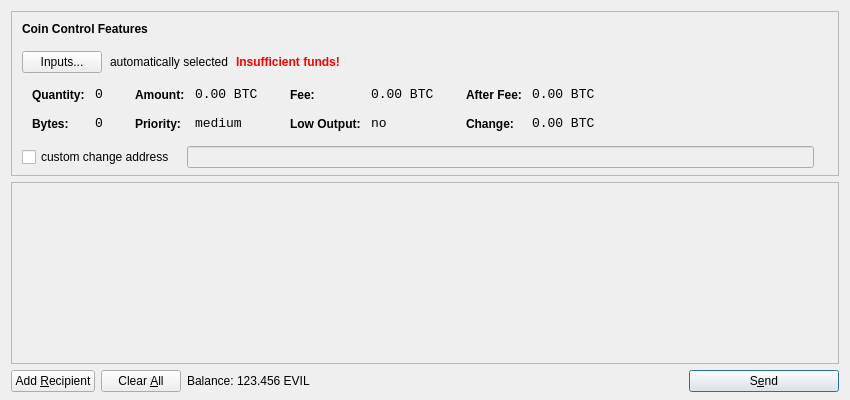
<?xml version="1.0" encoding="UTF-8"?>
<ui version="4.0">
 <class>SendCoinsDialog</class>
 <widget class="QDialog" name="SendCoinsDialog">
  <property name="geometry">
   <rect>
    <x>0</x>
    <y>0</y>
    <width>850</width>
    <height>400</height>
   </rect>
  </property>
  <property name="windowTitle">
   <string>Send Coins</string>
  </property>
  <layout class="QVBoxLayout" name="verticalLayout" stretch="0,1,0">
   <property name="bottomMargin">
    <number>8</number>
   </property>
   <item>
    <widget class="QFrame" name="frameCoinControl">
     <property name="sizePolicy">
      <sizepolicy hsizetype="Expanding" vsizetype="Expanding">
       <horstretch>0</horstretch>
       <verstretch>0</verstretch>
      </sizepolicy>
     </property>
     <property name="maximumSize">
      <size>
       <width>16777215</width>
       <height>16777215</height>
      </size>
     </property>
     <property name="frameShape">
      <enum>QFrame::StyledPanel</enum>
     </property>
     <property name="frameShadow">
      <enum>QFrame::Sunken</enum>
     </property>
     <layout class="QVBoxLayout" name="verticalLayoutCoinControl2">
      <property name="spacing">
       <number>-1</number>
      </property>
      <property name="leftMargin">
       <number>0</number>
      </property>
      <property name="topMargin">
       <number>0</number>
      </property>
      <property name="rightMargin">
       <number>0</number>
      </property>
      <property name="bottomMargin">
       <number>6</number>
      </property>
      <item>
       <layout class="QVBoxLayout" name="verticalLayoutCoinControl" stretch="0,0,0,0,1">
        <property name="spacing">
         <number>0</number>
        </property>
        <property name="leftMargin">
         <number>10</number>
        </property>
        <property name="topMargin">
         <number>10</number>
        </property>
        <item>
         <layout class="QHBoxLayout" name="horizontalLayoutCoinControl1">
          <property name="bottomMargin">
           <number>15</number>
          </property>
          <item>
           <widget class="QLabel" name="labelCoinControlFeatures">
            <property name="sizePolicy">
             <sizepolicy hsizetype="Preferred" vsizetype="Maximum">
              <horstretch>0</horstretch>
              <verstretch>0</verstretch>
             </sizepolicy>
            </property>
            <property name="font">
             <font>
              <weight>75</weight>
              <bold>true</bold>
             </font>
            </property>
            <property name="styleSheet">
             <string notr="true">font-weight:bold;</string>
            </property>
            <property name="text">
             <string>Coin Control Features</string>
            </property>
           </widget>
          </item>
         </layout>
        </item>
        <item>
         <layout class="QHBoxLayout" name="horizontalLayoutCoinControl2" stretch="0,0,0,0">
          <property name="spacing">
           <number>8</number>
          </property>
          <property name="bottomMargin">
           <number>10</number>
          </property>
          <item>
           <widget class="QPushButton" name="pushButtonCoinControl">
            <property name="styleSheet">
             <string notr="true"/>
            </property>
            <property name="text">
             <string>Inputs...</string>
            </property>
           </widget>
          </item>
          <item>
           <widget class="QLabel" name="labelCoinControlAutomaticallySelected">
            <property name="text">
             <string>automatically selected</string>
            </property>
            <property name="margin">
             <number>5</number>
            </property>
           </widget>
          </item>
          <item>
           <widget class="QLabel" name="labelCoinControlInsuffFunds">
            <property name="font">
             <font>
              <weight>75</weight>
              <bold>true</bold>
             </font>
            </property>
            <property name="styleSheet">
             <string notr="true">color:red;font-weight:bold;</string>
            </property>
            <property name="text">
             <string>Insufficient funds!</string>
            </property>
            <property name="margin">
             <number>5</number>
            </property>
           </widget>
          </item>
          <item>
           <spacer name="horizontalSpacerCoinControl">
            <property name="orientation">
             <enum>Qt::Horizontal</enum>
            </property>
            <property name="sizeHint" stdset="0">
             <size>
              <width>40</width>
              <height>1</height>
             </size>
            </property>
           </spacer>
          </item>
         </layout>
        </item>
        <item>
         <widget class="QWidget" name="widgetCoinControl" native="true">
          <property name="sizePolicy">
           <sizepolicy hsizetype="Preferred" vsizetype="Preferred">
            <horstretch>0</horstretch>
            <verstretch>0</verstretch>
           </sizepolicy>
          </property>
          <property name="minimumSize">
           <size>
            <width>0</width>
            <height>0</height>
           </size>
          </property>
          <property name="styleSheet">
           <string notr="true"/>
          </property>
          <layout class="QHBoxLayout" name="horizontalLayoutCoinControl5">
           <property name="margin">
            <number>0</number>
           </property>
           <item>
            <layout class="QHBoxLayout" name="horizontalLayoutCoinControl3" stretch="0,0,0,1">
             <property name="spacing">
              <number>20</number>
             </property>
             <property name="topMargin">
              <number>0</number>
             </property>
             <property name="bottomMargin">
              <number>10</number>
             </property>
             <item>
              <layout class="QFormLayout" name="formLayoutCoinControl1">
               <property name="horizontalSpacing">
                <number>10</number>
               </property>
               <property name="verticalSpacing">
                <number>14</number>
               </property>
               <property name="leftMargin">
                <number>10</number>
               </property>
               <property name="topMargin">
                <number>4</number>
               </property>
               <property name="rightMargin">
                <number>6</number>
               </property>
               <item row="0" column="0">
                <widget class="QLabel" name="labelCoinControlQuantityText">
                 <property name="styleSheet">
                  <string notr="true">font-weight:bold;</string>
                 </property>
                 <property name="text">
                  <string>Quantity:</string>
                 </property>
                 <property name="margin">
                  <number>0</number>
                 </property>
                </widget>
               </item>
               <item row="0" column="1">
                <widget class="QLabel" name="labelCoinControlQuantity">
                 <property name="font">
                  <font>
                   <family>Monospace</family>
                   <pointsize>10</pointsize>
                  </font>
                 </property>
                 <property name="cursor">
                  <cursorShape>IBeamCursor</cursorShape>
                 </property>
                 <property name="contextMenuPolicy">
                  <enum>Qt::ActionsContextMenu</enum>
                 </property>
                 <property name="text">
                  <string notr="true">0</string>
                 </property>
                 <property name="margin">
                  <number>0</number>
                 </property>
                 <property name="textInteractionFlags">
                  <set>Qt::LinksAccessibleByMouse|Qt::TextSelectableByKeyboard|Qt::TextSelectableByMouse</set>
                 </property>
                </widget>
               </item>
               <item row="1" column="0">
                <widget class="QLabel" name="labelCoinControlBytesText">
                 <property name="styleSheet">
                  <string notr="true">font-weight:bold;</string>
                 </property>
                 <property name="text">
                  <string>Bytes:</string>
                 </property>
                </widget>
               </item>
               <item row="1" column="1">
                <widget class="QLabel" name="labelCoinControlBytes">
                 <property name="font">
                  <font>
                   <family>Monospace</family>
                   <pointsize>10</pointsize>
                  </font>
                 </property>
                 <property name="cursor">
                  <cursorShape>IBeamCursor</cursorShape>
                 </property>
                 <property name="contextMenuPolicy">
                  <enum>Qt::ActionsContextMenu</enum>
                 </property>
                 <property name="text">
                  <string notr="true">0</string>
                 </property>
                 <property name="textInteractionFlags">
                  <set>Qt::LinksAccessibleByMouse|Qt::TextSelectableByKeyboard|Qt::TextSelectableByMouse</set>
                 </property>
                </widget>
               </item>
              </layout>
             </item>
             <item>
              <layout class="QFormLayout" name="formLayoutCoinControl2">
               <property name="horizontalSpacing">
                <number>10</number>
               </property>
               <property name="verticalSpacing">
                <number>14</number>
               </property>
               <property name="leftMargin">
                <number>6</number>
               </property>
               <property name="topMargin">
                <number>4</number>
               </property>
               <property name="rightMargin">
                <number>6</number>
               </property>
               <item row="0" column="0">
                <widget class="QLabel" name="labelCoinControlAmountText">
                 <property name="styleSheet">
                  <string notr="true">font-weight:bold;</string>
                 </property>
                 <property name="text">
                  <string>Amount:</string>
                 </property>
                 <property name="margin">
                  <number>0</number>
                 </property>
                </widget>
               </item>
               <item row="0" column="1">
                <widget class="QLabel" name="labelCoinControlAmount">
                 <property name="font">
                  <font>
                   <family>Monospace</family>
                   <pointsize>10</pointsize>
                  </font>
                 </property>
                 <property name="cursor">
                  <cursorShape>IBeamCursor</cursorShape>
                 </property>
                 <property name="contextMenuPolicy">
                  <enum>Qt::ActionsContextMenu</enum>
                 </property>
                 <property name="text">
                  <string notr="true">0.00 BTC</string>
                 </property>
                 <property name="textInteractionFlags">
                  <set>Qt::LinksAccessibleByMouse|Qt::TextSelectableByKeyboard|Qt::TextSelectableByMouse</set>
                 </property>
                </widget>
               </item>
               <item row="1" column="0">
                <widget class="QLabel" name="labelCoinControlPriorityText">
                 <property name="styleSheet">
                  <string notr="true">font-weight:bold;</string>
                 </property>
                 <property name="text">
                  <string>Priority:</string>
                 </property>
                </widget>
               </item>
               <item row="1" column="1">
                <widget class="QLabel" name="labelCoinControlPriority">
                 <property name="font">
                  <font>
                   <family>Monospace</family>
                   <pointsize>10</pointsize>
                  </font>
                 </property>
                 <property name="cursor">
                  <cursorShape>IBeamCursor</cursorShape>
                 </property>
                 <property name="contextMenuPolicy">
                  <enum>Qt::ActionsContextMenu</enum>
                 </property>
                 <property name="text">
                  <string>medium</string>
                 </property>
                 <property name="textInteractionFlags">
                  <set>Qt::LinksAccessibleByMouse|Qt::TextSelectableByKeyboard|Qt::TextSelectableByMouse</set>
                 </property>
                </widget>
               </item>
              </layout>
             </item>
             <item>
              <layout class="QFormLayout" name="formLayoutCoinControl3">
               <property name="horizontalSpacing">
                <number>10</number>
               </property>
               <property name="verticalSpacing">
                <number>14</number>
               </property>
               <property name="leftMargin">
                <number>6</number>
               </property>
               <property name="topMargin">
                <number>4</number>
               </property>
               <property name="rightMargin">
                <number>6</number>
               </property>
               <item row="0" column="0">
                <widget class="QLabel" name="labelCoinControlFeeText">
                 <property name="styleSheet">
                  <string notr="true">font-weight:bold;</string>
                 </property>
                 <property name="text">
                  <string>Fee:</string>
                 </property>
                 <property name="margin">
                  <number>0</number>
                 </property>
                </widget>
               </item>
               <item row="0" column="1">
                <widget class="QLabel" name="labelCoinControlFee">
                 <property name="font">
                  <font>
                   <family>Monospace</family>
                   <pointsize>10</pointsize>
                  </font>
                 </property>
                 <property name="cursor">
                  <cursorShape>IBeamCursor</cursorShape>
                 </property>
                 <property name="contextMenuPolicy">
                  <enum>Qt::ActionsContextMenu</enum>
                 </property>
                 <property name="text">
                  <string notr="true">0.00 BTC</string>
                 </property>
                 <property name="textInteractionFlags">
                  <set>Qt::LinksAccessibleByMouse|Qt::TextSelectableByKeyboard|Qt::TextSelectableByMouse</set>
                 </property>
                </widget>
               </item>
               <item row="1" column="0">
                <widget class="QLabel" name="labelCoinControlLowOutputText">
                 <property name="styleSheet">
                  <string notr="true">font-weight:bold;</string>
                 </property>
                 <property name="text">
                  <string>Low Output:</string>
                 </property>
                </widget>
               </item>
               <item row="1" column="1">
                <widget class="QLabel" name="labelCoinControlLowOutput">
                 <property name="font">
                  <font>
                   <family>Monospace</family>
                   <pointsize>10</pointsize>
                  </font>
                 </property>
                 <property name="cursor">
                  <cursorShape>IBeamCursor</cursorShape>
                 </property>
                 <property name="contextMenuPolicy">
                  <enum>Qt::ActionsContextMenu</enum>
                 </property>
                 <property name="text">
                  <string>no</string>
                 </property>
                 <property name="textInteractionFlags">
                  <set>Qt::LinksAccessibleByMouse|Qt::TextSelectableByKeyboard|Qt::TextSelectableByMouse</set>
                 </property>
                </widget>
               </item>
              </layout>
             </item>
             <item>
              <layout class="QFormLayout" name="formLayoutCoinControl4">
               <property name="horizontalSpacing">
                <number>10</number>
               </property>
               <property name="verticalSpacing">
                <number>14</number>
               </property>
               <property name="leftMargin">
                <number>6</number>
               </property>
               <property name="topMargin">
                <number>4</number>
               </property>
               <property name="rightMargin">
                <number>6</number>
               </property>
               <item row="0" column="0">
                <widget class="QLabel" name="labelCoinControlAfterFeeText">
                 <property name="styleSheet">
                  <string notr="true">font-weight:bold;</string>
                 </property>
                 <property name="text">
                  <string>After Fee:</string>
                 </property>
                 <property name="margin">
                  <number>0</number>
                 </property>
                </widget>
               </item>
               <item row="0" column="1">
                <widget class="QLabel" name="labelCoinControlAfterFee">
                 <property name="font">
                  <font>
                   <family>Monospace</family>
                   <pointsize>10</pointsize>
                  </font>
                 </property>
                 <property name="cursor">
                  <cursorShape>IBeamCursor</cursorShape>
                 </property>
                 <property name="contextMenuPolicy">
                  <enum>Qt::ActionsContextMenu</enum>
                 </property>
                 <property name="text">
                  <string notr="true">0.00 BTC</string>
                 </property>
                 <property name="textInteractionFlags">
                  <set>Qt::LinksAccessibleByMouse|Qt::TextSelectableByKeyboard|Qt::TextSelectableByMouse</set>
                 </property>
                </widget>
               </item>
               <item row="1" column="0">
                <widget class="QLabel" name="labelCoinControlChangeText">
                 <property name="styleSheet">
                  <string notr="true">font-weight:bold;</string>
                 </property>
                 <property name="text">
                  <string>Change:</string>
                 </property>
                </widget>
               </item>
               <item row="1" column="1">
                <widget class="QLabel" name="labelCoinControlChange">
                 <property name="font">
                  <font>
                   <family>Monospace</family>
                   <pointsize>10</pointsize>
                  </font>
                 </property>
                 <property name="cursor">
                  <cursorShape>IBeamCursor</cursorShape>
                 </property>
                 <property name="contextMenuPolicy">
                  <enum>Qt::ActionsContextMenu</enum>
                 </property>
                 <property name="text">
                  <string notr="true">0.00 BTC</string>
                 </property>
                 <property name="textInteractionFlags">
                  <set>Qt::LinksAccessibleByMouse|Qt::TextSelectableByKeyboard|Qt::TextSelectableByMouse</set>
                 </property>
                </widget>
               </item>
              </layout>
             </item>
            </layout>
           </item>
          </layout>
         </widget>
        </item>
        <item>
         <layout class="QHBoxLayout" name="horizontalLayoutCoinControl4" stretch="0,0,0">
          <property name="spacing">
           <number>12</number>
          </property>
          <property name="sizeConstraint">
           <enum>QLayout::SetDefaultConstraint</enum>
          </property>
          <property name="topMargin">
           <number>5</number>
          </property>
          <property name="rightMargin">
           <number>5</number>
          </property>
          <item>
           <widget class="QCheckBox" name="checkBoxCoinControlChange">
            <property name="text">
             <string>custom change address</string>
            </property>
           </widget>
          </item>
          <item>
           <widget class="QLineEdit" name="lineEditCoinControlChange">
            <property name="enabled">
             <bool>false</bool>
            </property>
            <property name="sizePolicy">
             <sizepolicy hsizetype="Expanding" vsizetype="Fixed">
              <horstretch>0</horstretch>
              <verstretch>0</verstretch>
             </sizepolicy>
            </property>
           </widget>
          </item>
          <item>
           <widget class="QLabel" name="labelCoinControlChangeLabel">
            <property name="sizePolicy">
             <sizepolicy hsizetype="Preferred" vsizetype="Expanding">
              <horstretch>0</horstretch>
              <verstretch>0</verstretch>
             </sizepolicy>
            </property>
            <property name="minimumSize">
             <size>
              <width>0</width>
              <height>0</height>
             </size>
            </property>
            <property name="text">
             <string/>
            </property>
            <property name="margin">
             <number>3</number>
            </property>
           </widget>
          </item>
         </layout>
        </item>
        <item>
         <spacer name="verticalSpacerCoinControl">
          <property name="orientation">
           <enum>Qt::Vertical</enum>
          </property>
          <property name="sizeHint" stdset="0">
           <size>
            <width>800</width>
            <height>1</height>
           </size>
          </property>
         </spacer>
        </item>
       </layout>
      </item>
     </layout>
    </widget>
   </item>
   <item>
    <widget class="QScrollArea" name="scrollArea">
     <property name="widgetResizable">
      <bool>true</bool>
     </property>
     <widget class="QWidget" name="scrollAreaWidgetContents">
      <property name="geometry">
       <rect>
        <x>0</x>
        <y>0</y>
        <width>830</width>
        <height>165</height>
       </rect>
      </property>
      <layout class="QVBoxLayout" name="verticalLayout_2">
       <property name="margin">
        <number>0</number>
       </property>
       <item>
        <layout class="QVBoxLayout" name="entries">
         <property name="spacing">
          <number>6</number>
         </property>
        </layout>
       </item>
       <item>
        <spacer name="verticalSpacer">
         <property name="orientation">
          <enum>Qt::Vertical</enum>
         </property>
         <property name="sizeHint" stdset="0">
          <size>
           <width>20</width>
           <height>40</height>
          </size>
         </property>
        </spacer>
       </item>
      </layout>
     </widget>
    </widget>
   </item>
   <item>
    <layout class="QHBoxLayout" name="horizontalLayout">
     <item>
      <widget class="QPushButton" name="addButton">
       <property name="toolTip">
        <string>Send to multiple recipients at once</string>
       </property>
       <property name="text">
        <string>Add &amp;Recipient</string>
       </property>
       <property name="icon">
        <iconset resource="../bitcoin.qrc">
         <normaloff>:/icons/add</normaloff>:/icons/add</iconset>
       </property>
       <property name="autoDefault">
        <bool>false</bool>
       </property>
      </widget>
     </item>
     <item>
      <widget class="QPushButton" name="clearButton">
       <property name="sizePolicy">
        <sizepolicy hsizetype="Minimum" vsizetype="Fixed">
         <horstretch>0</horstretch>
         <verstretch>0</verstretch>
        </sizepolicy>
       </property>
       <property name="toolTip">
        <string>Remove all transaction fields</string>
       </property>
       <property name="text">
        <string>Clear &amp;All</string>
       </property>
       <property name="icon">
        <iconset resource="../bitcoin.qrc">
         <normaloff>:/icons/remove</normaloff>:/icons/remove</iconset>
       </property>
       <property name="autoRepeatDelay">
        <number>300</number>
       </property>
       <property name="autoDefault">
        <bool>false</bool>
       </property>
      </widget>
     </item>
     <item>
      <layout class="QHBoxLayout" name="horizontalLayout_2">
       <property name="spacing">
        <number>3</number>
       </property>
       <item>
        <widget class="QLabel" name="label">
         <property name="text">
          <string>Balance:</string>
         </property>
        </widget>
       </item>
       <item>
        <widget class="QLabel" name="labelBalance">
         <property name="cursor">
          <cursorShape>IBeamCursor</cursorShape>
         </property>
         <property name="text">
          <string>123.456 EVIL</string>
         </property>
         <property name="textInteractionFlags">
          <set>Qt::LinksAccessibleByMouse|Qt::TextSelectableByKeyboard|Qt::TextSelectableByMouse</set>
         </property>
        </widget>
       </item>
      </layout>
     </item>
     <item>
      <spacer name="horizontalSpacer">
       <property name="orientation">
        <enum>Qt::Horizontal</enum>
       </property>
       <property name="sizeHint" stdset="0">
        <size>
         <width>40</width>
         <height>20</height>
        </size>
       </property>
      </spacer>
     </item>
     <item>
      <widget class="QPushButton" name="sendButton">
       <property name="minimumSize">
        <size>
         <width>150</width>
         <height>0</height>
        </size>
       </property>
       <property name="toolTip">
        <string>Confirm the send action</string>
       </property>
       <property name="text">
        <string>S&amp;end</string>
       </property>
       <property name="icon">
        <iconset resource="../bitcoin.qrc">
         <normaloff>:/icons/send</normaloff>:/icons/send</iconset>
       </property>
       <property name="default">
        <bool>true</bool>
       </property>
      </widget>
     </item>
    </layout>
   </item>
  </layout>
 </widget>
 <resources>
  <include location="../bitcoin.qrc"/>
 </resources>
 <connections/>
</ui>
